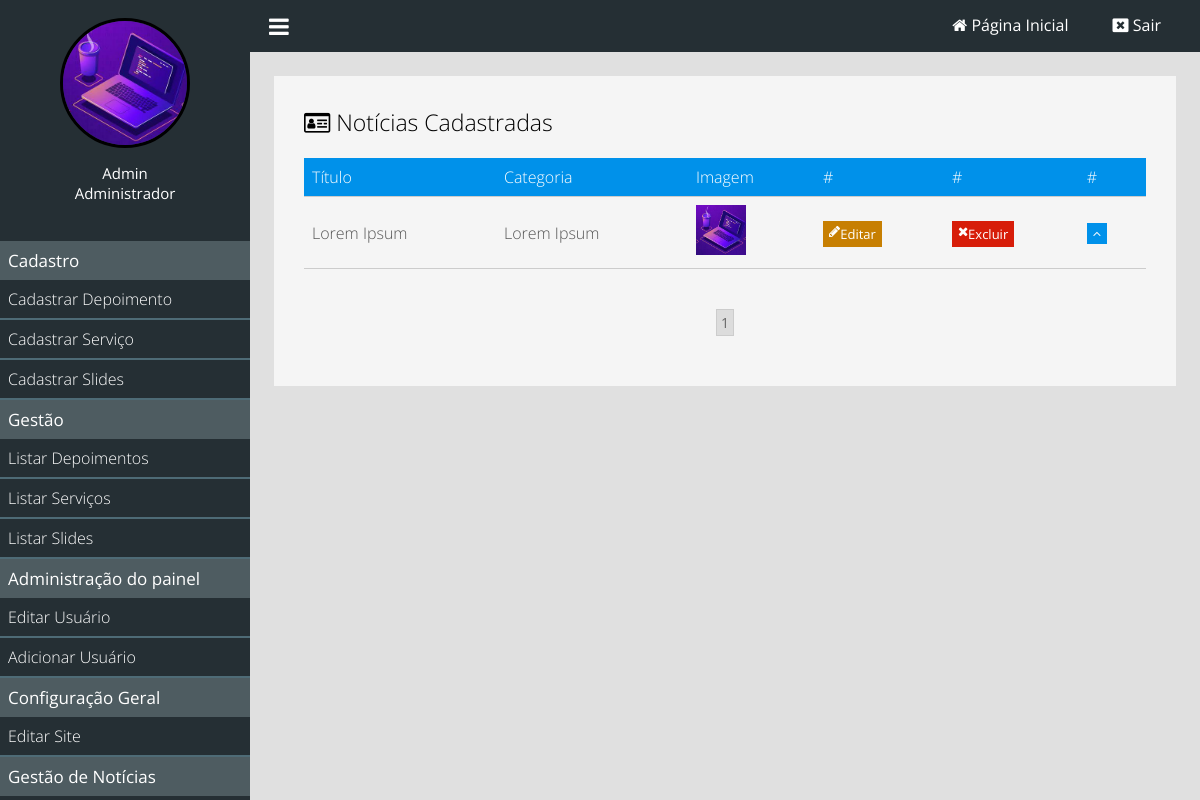
The page /painel/gerenciar-noticias (signed in) on the database its author committed.
### classes/MySql.php (called while the page is built)
<?php
	class MySql{
		private static $pdo;
		public static function conectar(){
			if(self::$pdo == null){
				try{
				self::$pdo = new PDO('mysql:host='.HOST.';dbname='.DATABASE,USER,PASSWORD,array(PDO::MYSQL_ATTR_INIT_COMMAND => "SET NAMES utf8"));
				self::$pdo->setAttribute(PDO::ATTR_ERRMODE,PDO::ERRMODE_EXCEPTION);
				}catch(Exception $e){
					echo '<h2>Erro ao conectar</h2>';
				}
			}
			return self::$pdo;
		}
	}
?>

### painel/pages/gerenciar-noticias.php (the view, shortened to what this page needs)
<?php
	$paginaAtual = isset($_GET['pagina']) ? (int)$_GET['pagina'] : 1;
	$porPagina = 4;
	$noticias = Painel::selectAll('tb_site.noticias',($paginaAtual - 1) * $porPagina,$porPagina);
?>
<div class="box-content">
	<h2><i class="fa fa-id-card-o" aria-hidden="true"></i> Notícias Cadastradas</h2>
	<div class="wraper-table">
	<table>
		<tr>
			<td>Título</td>
			<td>Categoria</td>
			<td>Imagem</td>
			<td>#</td>
			<td>#</td>
			<td>#</td>
			<td>#</td>
		</tr>
		<?php
			foreach ($noticias as $key => $value) {
			$nomeCategoria = Painel::select('tb_site.categorias','id=?',array($value['categoria_id']))['nome'];
		?>
		<tr>
			<td><?php echo $value['titulo']; ?></td>
			<td><?php echo $nomeCategoria; ?></td>
			<td><img style="width: 50px;height:50px;" src="<?php echo INCLUDE_PATH_PAINEL ?>uploads/<?php echo $value['capa']; ?>" /></td>
			<td><a class="btn edit" href="<?php echo INCLUDE_PATH_PAINEL ?>editar-noticia?id=<?php echo $value['id']; ?>"><i class="fa fa-pencil"></i> Editar</a></td>
			<td><a actionBtn="delete" class="btn delete" href="<?php echo INCLUDE_PATH_PAINEL ?>gerenciar-noticias?excluir=<?php echo $value['id']; ?>"><i class="fa fa-times"></i> Excluir</a></td>
			<td><a class="btn order" href="<?php echo INCLUDE_PATH_PAINEL ?>gerenciar-noticias?order=up&id=<?php echo $value['id'] ?>"><i class="fa fa-angle-up"></i></a></td>
			<td><a class="btn order" href="<?php echo INCLUDE_PATH_PAINEL ?>gerenciar-noticias?order=down&id=<?php echo $value['id'] ?>"><i class="fa fa-angle-down"></i></a></td>
		</tr>
		<?php } ?>
	</table>
	</div>
	<div class="paginacao">
		<?php
			$totalPaginas = ceil(count(Painel::selectAll('tb_site.noticias')) / $porPagina);
			for($i = 1; $i <= $totalPaginas; $i++){
				if($i == $paginaAtual)
					echo '<a class="page-selected" href="'.INCLUDE_PATH_PAINEL.'gerenciar-noticias?pagina='.$i.'">'.$i.'</a>';
				else
					echo '<a href="'.INCLUDE_PATH_PAINEL.'gerenciar-noticias?pagina='.$i.'">'.$i.'</a>';
			}
		?>
	</div>
</div>

### painel/css/style.css (style rules this page uses)
* { margin: 0; padding: 0; box-sizing: border-box; font-family: "Open Sans"; }
html,body { height: 100%; background: #e0e0e0; }
body { overflow-x: hidden; }
.box-content { background: #f5f5f5; padding: 30px; margin-bottom: 25px; }
.box-content h2 { font-weight: 300; font-size: 23px; }
.box-content a { color:black; }
.wraper-table { overflow-x: auto; }
table { font-weight: 300; min-width: 900px; margin:20px 0; width: 100%; border-collapse: collapse; }
table tr:nth-of-type(1) { background: #0091ea; color: white; }
table tr { border-bottom: 1px solid #ccc; }
table tr { color: #555; }
table td { padding: 8px; }
table a.btn { font-weight: normal; font-size: 13px; color: white; text-decoration: none; padding: 4px 6px; }
a.btn { font-weight: normal; font-size: 13px; color: white; text-decoration: none; padding: 4px 6px; display: inline-flex; }
a.btn.edit { background: #c77f02; }
a.btn.delete { background: #d71d09; }
a.btn.order { background: #0091ea; }
.paginacao { margin:20px 0; text-align: center; }
.paginacao a { font-size: 14px; margin:0 8px; display: inline-block; padding: 3px 4px; border: 1px solid #ccc; text-decoration: none; color: #666; }
.paginacao a.page-selected { background: rgb(220,220,220); }

### rows shown on the page
tb_site.noticias: titulo "Lorem Ipsum", categoria.nome "Lorem Ipsum", capa (picture)

### other values the page prints
$_SESSION['nome'] "Admin"
pegaCargo($_SESSION['cargo']) "Administrador"
